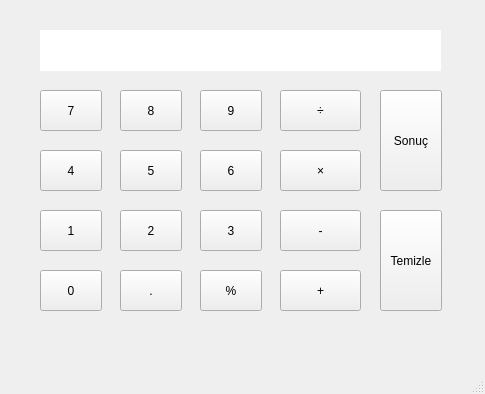
<?xml version="1.0" encoding="UTF-8"?>
<ui version="4.0">
 <class>MainWindow</class>
 <widget class="QMainWindow" name="MainWindow">
  <property name="geometry">
   <rect>
    <x>0</x>
    <y>0</y>
    <width>485</width>
    <height>394</height>
   </rect>
  </property>
  <property name="windowTitle">
   <string>MainWindow</string>
  </property>
  <widget class="QWidget" name="centralwidget">
   <widget class="QPushButton" name="ButonSonuc">
    <property name="geometry">
     <rect>
      <x>380</x>
      <y>90</y>
      <width>62</width>
      <height>101</height>
     </rect>
    </property>
    <property name="text">
     <string>Sonuç</string>
    </property>
   </widget>
   <widget class="QPushButton" name="ButonBol">
    <property name="geometry">
     <rect>
      <x>280</x>
      <y>90</y>
      <width>81</width>
      <height>41</height>
     </rect>
    </property>
    <property name="text">
     <string>÷</string>
    </property>
   </widget>
   <widget class="QPushButton" name="ButonTopla">
    <property name="geometry">
     <rect>
      <x>280</x>
      <y>270</y>
      <width>81</width>
      <height>41</height>
     </rect>
    </property>
    <property name="text">
     <string>+</string>
    </property>
   </widget>
   <widget class="QPushButton" name="ButonCarp">
    <property name="geometry">
     <rect>
      <x>280</x>
      <y>150</y>
      <width>81</width>
      <height>41</height>
     </rect>
    </property>
    <property name="text">
     <string>×</string>
    </property>
   </widget>
   <widget class="QPushButton" name="ButonCikar">
    <property name="geometry">
     <rect>
      <x>280</x>
      <y>210</y>
      <width>81</width>
      <height>41</height>
     </rect>
    </property>
    <property name="text">
     <string>-</string>
    </property>
   </widget>
   <widget class="QPushButton" name="Number7">
    <property name="geometry">
     <rect>
      <x>40</x>
      <y>90</y>
      <width>62</width>
      <height>41</height>
     </rect>
    </property>
    <property name="text">
     <string>7</string>
    </property>
   </widget>
   <widget class="QPushButton" name="Number4">
    <property name="geometry">
     <rect>
      <x>40</x>
      <y>150</y>
      <width>62</width>
      <height>41</height>
     </rect>
    </property>
    <property name="text">
     <string>4</string>
    </property>
   </widget>
   <widget class="QPushButton" name="Number1">
    <property name="geometry">
     <rect>
      <x>40</x>
      <y>210</y>
      <width>62</width>
      <height>41</height>
     </rect>
    </property>
    <property name="text">
     <string>1</string>
    </property>
   </widget>
   <widget class="QPushButton" name="Number8">
    <property name="geometry">
     <rect>
      <x>120</x>
      <y>90</y>
      <width>62</width>
      <height>41</height>
     </rect>
    </property>
    <property name="text">
     <string>8</string>
    </property>
   </widget>
   <widget class="QPushButton" name="Number5">
    <property name="geometry">
     <rect>
      <x>120</x>
      <y>150</y>
      <width>62</width>
      <height>41</height>
     </rect>
    </property>
    <property name="text">
     <string>5</string>
    </property>
   </widget>
   <widget class="QPushButton" name="Number2">
    <property name="geometry">
     <rect>
      <x>120</x>
      <y>210</y>
      <width>62</width>
      <height>41</height>
     </rect>
    </property>
    <property name="text">
     <string>2</string>
    </property>
   </widget>
   <widget class="QPushButton" name="Number3">
    <property name="geometry">
     <rect>
      <x>200</x>
      <y>210</y>
      <width>62</width>
      <height>41</height>
     </rect>
    </property>
    <property name="text">
     <string>3</string>
    </property>
   </widget>
   <widget class="QPushButton" name="Number6">
    <property name="geometry">
     <rect>
      <x>200</x>
      <y>150</y>
      <width>62</width>
      <height>41</height>
     </rect>
    </property>
    <property name="text">
     <string>6</string>
    </property>
   </widget>
   <widget class="QPushButton" name="Number9">
    <property name="geometry">
     <rect>
      <x>200</x>
      <y>90</y>
      <width>62</width>
      <height>41</height>
     </rect>
    </property>
    <property name="text">
     <string>9</string>
    </property>
   </widget>
   <widget class="QPushButton" name="Number0">
    <property name="geometry">
     <rect>
      <x>40</x>
      <y>270</y>
      <width>62</width>
      <height>41</height>
     </rect>
    </property>
    <property name="text">
     <string>0</string>
    </property>
   </widget>
   <widget class="QPushButton" name="ButonNokta">
    <property name="geometry">
     <rect>
      <x>120</x>
      <y>270</y>
      <width>62</width>
      <height>41</height>
     </rect>
    </property>
    <property name="text">
     <string>.</string>
    </property>
   </widget>
   <widget class="QPushButton" name="ButonTemizle">
    <property name="geometry">
     <rect>
      <x>380</x>
      <y>210</y>
      <width>62</width>
      <height>101</height>
     </rect>
    </property>
    <property name="text">
     <string>Temizle</string>
    </property>
   </widget>
   <widget class="QPushButton" name="ButonMod">
    <property name="geometry">
     <rect>
      <x>200</x>
      <y>270</y>
      <width>62</width>
      <height>41</height>
     </rect>
    </property>
    <property name="text">
     <string>%</string>
    </property>
   </widget>
   <widget class="QLabel" name="EkranLabel">
    <property name="geometry">
     <rect>
      <x>40</x>
      <y>30</y>
      <width>401</width>
      <height>41</height>
     </rect>
    </property>
    <property name="autoFillBackground">
     <bool>false</bool>
    </property>
    <property name="styleSheet">
     <string notr="true">border : 5px solid white; background : white;</string>
    </property>
    <property name="text">
     <string/>
    </property>
    <property name="wordWrap">
     <bool>true</bool>
    </property>
   </widget>
  </widget>
  <widget class="QMenuBar" name="menubar">
   <property name="geometry">
    <rect>
     <x>0</x>
     <y>0</y>
     <width>485</width>
     <height>21</height>
    </rect>
   </property>
  </widget>
  <widget class="QStatusBar" name="statusbar"/>
 </widget>
 <resources/>
 <connections/>
</ui>
